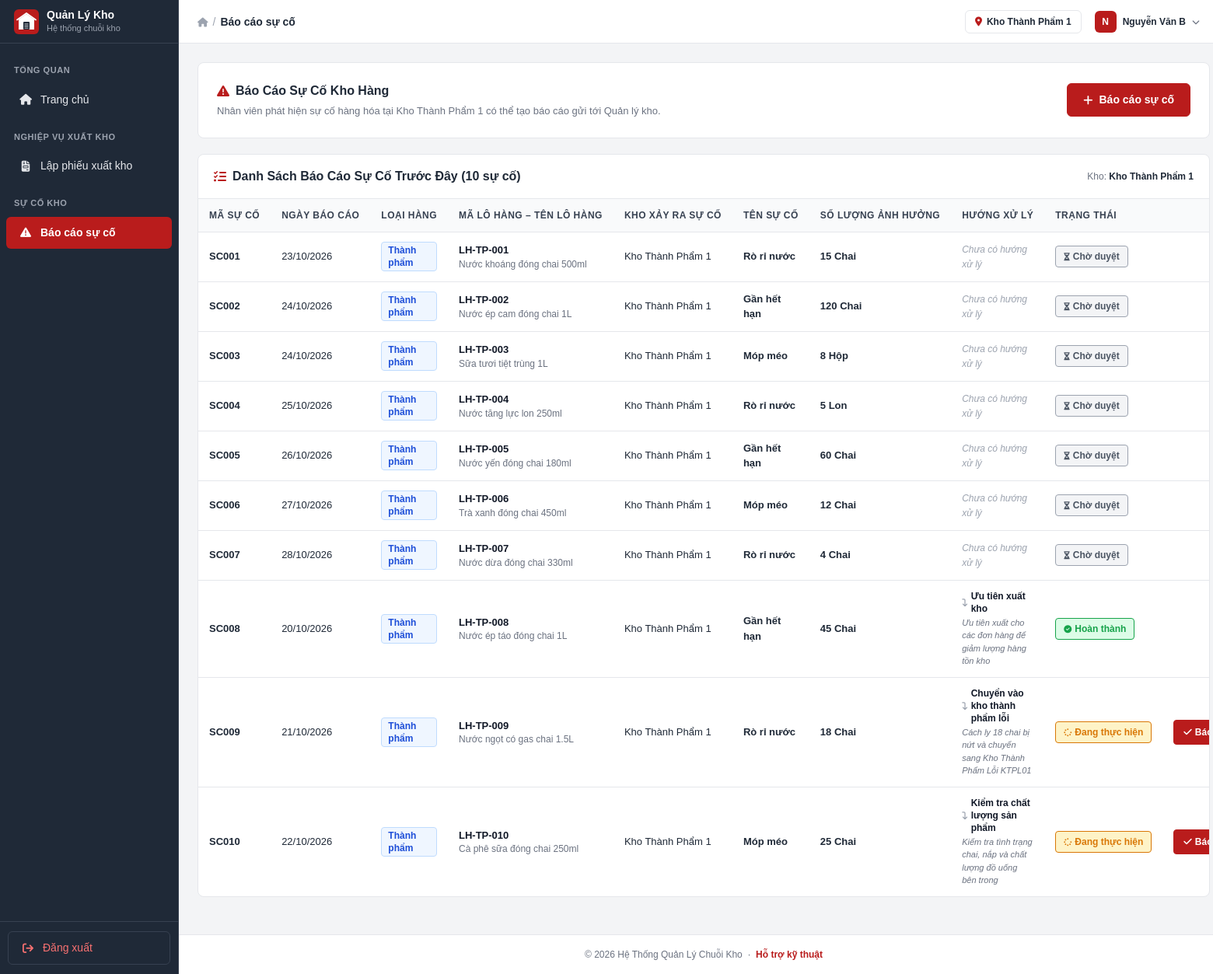
Screenshot of /pages/incidents/report.php (signed in) with the database file from the repository.
### tables this page shows
CREATE TABLE incidents (
    id VARCHAR(30) PRIMARY KEY,
    report_date DATE NOT NULL,
    product_type VARCHAR(50) NOT NULL DEFAULT 'Thành phẩm',
    batch_code VARCHAR(50) NOT NULL,
    batch_name VARCHAR(150) NOT NULL,
    unit VARCHAR(50) NOT NULL,
    warehouse_id VARCHAR(20) NOT NULL,
    incident_name VARCHAR(100) NOT NULL,
    affected_quantity INT NOT NULL,
    description TEXT,
    solution VARCHAR(255) DEFAULT NULL,
    status ENUM('Chờ duyệt', 'Đang thực hiện', 'Chờ xác nhận', 'Hoàn thành') NOT NULL DEFAULT 'Chờ duyệt',
    reported_by VARCHAR(20) NOT NULL,
    resolved_by VARCHAR(20) NULL,
    solution_note TEXT NULL,
    completion_note TEXT NULL,
    rejection_note TEXT NULL,
    created_at TIMESTAMP DEFAULT CURRENT_TIMESTAMP,
    updated_at TIMESTAMP DEFAULT CURRENT_TIMESTAMP ON UPDATE CURRENT_TIMESTAMP,
    CONSTRAINT chk_affected_quantity CHECK (affected_quantity > 0),
    FOREIGN KEY (warehouse_id) REFERENCES warehouses(id),
    FOREIGN KEY (reported_by) REFERENCES users(id),
    FOREIGN KEY (resolved_by) REFERENCES users(id),
    INDEX idx_incidents_status (status),
    INDEX idx_incidents_wh_date (warehouse_id, report_date)
);

CREATE TABLE warehouses (
    id VARCHAR(20) PRIMARY KEY,
    name VARCHAR(100) NOT NULL,
    type ENUM('thanh_pham', 'nguyen_lieu', 'loi') NOT NULL,
    address VARCHAR(200) DEFAULT NULL,
    created_at TIMESTAMP DEFAULT CURRENT_TIMESTAMP
);

### pages/incidents/report.php (the view, shortened to what this page needs)
<?php
require_once __DIR__ . '/../../includes/auth.php';
$user = getCurrentUser();
$initials = mb_strtoupper(mb_substr($user['name'], 0, 1));
$db = getDB();
try {
    $stmtIncidents = $db->prepare("
        SELECT i.*, w.name AS warehouse_name, u.full_name AS reporter_name
        FROM incidents i
        LEFT JOIN warehouses w ON i.warehouse_id = w.id
        LEFT JOIN users u ON i.reported_by = u.id
        WHERE i.warehouse_id = ?
        ORDER BY i.created_at DESC
    ");
    $stmtIncidents->execute([$user['warehouse_id'] ?? 'KTP01']);
    $incidents = $stmtIncidents->fetchAll();
} catch (Exception $e) {
    $incidents = [];
}
?>
<!DOCTYPE html>
<html lang="vi">
<head>
  <script src="https://cdn.tailwindcss.com"></script>
  <link rel="stylesheet" href="https://cdnjs.cloudflare.com/ajax/libs/font-awesome/6.5.0/css/all.min.css">
  <link rel="stylesheet" href="/warehouse/assets/css/dashboard.css">
</head>
<body>
<aside id="sidebar">
  <div class="sidebar-brand">
    <img src="/warehouse/assets/images/logo-icon.svg" alt="Logo" class="w-8 h-8 flex-shrink-0" />
    <div class="min-w-0">
      <div class="sidebar-title">Quản Lý Kho</div>
      <div class="sidebar-subtitle">Hệ thống chuỗi kho</div>
    </div>
  </div>
  <nav class="sidebar-nav">
    <div class="nav-section">Tổng quan</div>
    <a href="/warehouse/pages/dashboard.php" class="nav-item">
      <i class="fa-solid fa-house"></i>
      <span>Trang chủ</span>
    </a>
    <div class="nav-section">Nghiệp vụ xuất kho</div>
    <a href="/warehouse/pages/export/index.php" class="nav-item">
      <i class="fa-solid fa-file-invoice"></i>
      <span>Lập phiếu xuất kho</span>
    </a>
    <div class="nav-section">Sự cố kho</div>
    <a href="/warehouse/pages/incidents/report.php" class="nav-item active">
      <i class="fa-solid fa-triangle-exclamation"></i>
      <span>Báo cáo sự cố</span>
    </a>
  </nav>
  <div class="sidebar-footer">
    <a href="/warehouse/auth/logout.php" class="nav-item sidebar-logout-btn">
      <i class="fa-solid fa-arrow-right-from-bracket"></i>
      <span>Đăng xuất</span>
    </a>
  </div>
</aside>
<div id="main-wrap">
  <header id="topbar">
    <div class="flex items-center gap-1.5 text-sm flex-1 min-w-0">
      <a href="/warehouse/pages/dashboard.php" class="text-gray-400 hover:text-red-700">
        <i class="fa-solid fa-house text-xs"></i>
      </a>
      <span class="text-gray-400">/</span>
      <span class="breadcrumb-label">Báo cáo sự cố</span>
    </div>
    <div class="flex items-center gap-3">
      <div class="hidden sm:flex badge-branch">
        <i class="fa-solid fa-location-dot text-xs" style="color: #B91C1C;"></i>
        <span><?= htmlspecialchars($user['warehouse_name']) ?></span>
      </div>
      <div class="relative" id="userDropWrap">
        <button id="userDropBtn" onclick="toggleDrop()" class="flex items-center gap-2 pl-1 pr-3 py-1 rounded border border-transparent hover:border-gray-300">
          <div class="kv-avatar w-7 h-7 text-xs flex-shrink-0"><?= $initials ?></div>
          <div class="hidden sm:block text-left leading-tight">
            <p class="text-xs font-bold text-gray-800 whitespace-nowrap"><?= htmlspecialchars($user['name']) ?></p>
          </div>
          <i class="fa-solid fa-chevron-down text-gray-500 hidden sm:block text-[10px]"></i>
        </button>
      </div>
    </div>
  </header>
  <main class="dashboard-main dashboard-main-wide">
    <section class="action-box">
      <div>
        <h3 class="action-title">
          <i class="fa-solid fa-triangle-exclamation" style="color: #B91C1C;"></i>
          Báo Cáo Sự Cố Kho Hàng
        </h3>
        <p class="action-desc">
          Nhân viên phát hiện sự cố hàng hóa tại <?= htmlspecialchars($user['warehouse_name']) ?> có thể tạo báo cáo gửi tới Quản lý kho.
        </p>
      </div>
      <div>
        <button type="button" onclick="openCreateModal()" class="btn-primary">
          <i class="fa-solid fa-plus text-sm"></i>
          Báo cáo sự cố
        </button>
      </div>
    </section>
    <section class="table-card">
      <div class="table-card-header">
        <div class="table-card-title">
          <i class="fa-solid fa-list-check" style="color: #B91C1C;"></i>
          Danh Sách Báo Cáo Sự Cố Trước Đây (<?= count($incidents) ?> sự cố)
        </div>
        <div class="text-xs text-gray-500">
          Kho: <strong class="text-gray-800"><?= htmlspecialchars($user['warehouse_name']) ?></strong>
        </div>
      </div>
      <div class="overflow-x-auto">
        <table class="custom-table">
          <thead>
            <tr>
              <th>Mã sự cố</th>
              <th>Ngày báo cáo</th>
              <th>Loại hàng</th>
              <th>Mã lô hàng – Tên lô hàng</th>
              <th>Kho xảy ra sự cố</th>
              <th>Tên sự cố</th>
              <th>Số lượng ảnh hưởng</th>
              <th>Hướng xử lý</th>
              <th>Trạng thái</th>
              <th class="text-center">Thao tác</th>
            </tr>
          </thead>
          <tbody>
            <?php if (empty($incidents)): ?>
              <tr>
                <td colspan="10" class="text-center py-6 text-gray-500">
                  Chưa có sự cố nào được ghi nhận tại kho này.
                </td>
              </tr>
            <?php else: ?>
              <?php foreach ($incidents as $inc): ?>
                <tr>
                  <td class="font-bold text-gray-900"><?= htmlspecialchars($inc['id']) ?></td>
                  <td class="text-gray-700 whitespace-nowrap">
                    <?= date('d/m/Y', strtotime($inc['report_date'])) ?>
                  </td>
                  <td>
                    <span class="inline-block px-2 py-0.5 rounded text-xs font-bold <?= $inc['product_type'] === 'Thành phẩm' ? 'bg-blue-50 text-blue-700 border border-blue-200' : 'bg-orange-50 text-orange-700 border border-orange-200' ?>">
                      <?= htmlspecialchars($inc['product_type']) ?>
                    </span>
                  </td>
                  <td>
                    <div class="font-bold text-gray-900"><?= htmlspecialchars($inc['batch_code']) ?></div>
                    <div class="text-xs text-gray-500"><?= htmlspecialchars($inc['batch_name']) ?></div>
                  </td>
                  <td class="text-gray-800 font-medium"><?= htmlspecialchars($inc['warehouse_name']) ?></td>
                  <td>
                    <span class="font-bold text-gray-800"><?= htmlspecialchars($inc['incident_name']) ?></span>
                  </td>
                  <td class="font-bold text-red-700 whitespace-nowrap">
                    <?= number_format($inc['affected_quantity']) ?> <?= htmlspecialchars($inc['unit']) ?>
                  </td>
                  <td>
                    <?php if (!empty($inc['solution'])): ?>
                      <div class="font-bold text-gray-900 text-xs flex items-center gap-1">
                        <i class="fa-solid fa-arrow-turn-down text-gray-400 text-[10px]"></i>
                        <?= htmlspecialchars($inc['solution']) ?>
                      </div>
                      <?php if (!empty($inc['solution_note'])): ?>
                        <div class="text-[11px] text-gray-500 italic mt-0.5"><?= htmlspecialchars($inc['solution_note']) ?></div>
                      <?php endif; ?>
                    <?php else: ?>
                      <span class="text-gray-400 italic text-xs">Chưa có hướng xử lý</span>
                    <?php endif; ?>
                  </td>
                  <td>
                    <?= renderStatusBadge($inc['status']) ?>
                  </td>
                  <td class="text-center whitespace-nowrap">
                    <?php if ($inc['status'] === 'Đang thực hiện'): ?>
                      <button type="button"
                              onclick='openCompleteModal(<?= json_encode($inc, JSON_HEX_TAG | JSON_HEX_APOS | JSON_HEX_QUOT | JSON_HEX_AMP) ?>)'
                              class="btn-primary btn-sm inline-flex items-center gap-1 mr-1">
                        <i class="fa-solid fa-check text-xs"></i>
                        Báo hoàn thành
                      </button>
                    <?php endif; ?>
                  </td>
                </tr>
              <?php endforeach; ?>
            <?php endif; ?>
          </tbody>
        </table>
      </div>
    </section>
  </main>
  <footer class="dashboard-footer">
    © 2026 Hệ Thống Quản Lý Chuỗi Kho &nbsp;·&nbsp;
    <a href="#">Hỗ trợ kỹ thuật</a>
  </footer>
</div>
</body>
</html>

### includes/auth.php (shortened to what this page needs)
<?php
function isLoggedIn() {
    return isset($_SESSION['user_id']);
}
function getCurrentUser() {
    return [
        'id'             => $_SESSION['user_id']          ?? null,
        'name'           => $_SESSION['user_name']        ?? '',
        'username'       => $_SESSION['username']         ?? '',
        'role'           => $_SESSION['user_role']        ?? '',
        'warehouse_id'   => $_SESSION['warehouse_id']     ?? null,
        'warehouse_name' => $_SESSION['warehouse_name']   ?? 'Toàn hệ thống',
    ];
}
function renderStatusBadge($status) {
    switch ($status) {
        case 'Hoàn thành':
            return '<span class="status-badge status-completed"><i class="fa-solid fa-circle-check text-[10px] mr-1"></i>Hoàn thành</span>';
        case 'Đang thực hiện':
            return '<span class="status-badge status-processing"><i class="fa-solid fa-spinner fa-spin text-[10px] mr-1"></i>Đang thực hiện</span>';
        case 'Chờ duyệt':
        default:
            return '<span class="status-badge status-waiting"><i class="fa-solid fa-hourglass-half text-[10px] mr-1"></i>Chờ duyệt</span>';
    }
}

### rows the page displays
incidents: id "SC001", report_date "23/10/2026", product_type "Thành phẩm", batch_code "LH-TP-001", batch_name "Nước khoáng đóng chai 500ml", warehouse.name "Kho Thành Phẩm 1", incident_name "Rò rỉ nước", affected_quantity "15", unit "Chai", shows "Chưa có hướng xử lý", status "Chờ duyệt" (drawn)
incidents: id "SC002", report_date "24/10/2026", product_type "Thành phẩm", batch_code "LH-TP-002", batch_name "Nước ép cam đóng chai 1L", warehouse.name "Kho Thành Phẩm 1", incident_name "Gần hết hạn", affected_quantity "120", unit "Chai", shows "Chưa có hướng xử lý", status "Chờ duyệt" (drawn)
incidents: id "SC003", report_date "24/10/2026", product_type "Thành phẩm", batch_code "LH-TP-003", batch_name "Sữa tươi tiệt trùng 1L", warehouse.name "Kho Thành Phẩm 1", incident_name "Móp méo", affected_quantity "8", unit "Hộp", shows "Chưa có hướng xử lý", status "Chờ duyệt" (drawn)
incidents: id "SC004", report_date "25/10/2026", product_type "Thành phẩm", batch_code "LH-TP-004", batch_name "Nước tăng lực lon 250ml", warehouse.name "Kho Thành Phẩm 1", incident_name "Rò rỉ nước", affected_quantity "5", unit "Lon", shows "Chưa có hướng xử lý", status "Chờ duyệt" (drawn)
incidents: id "SC005", report_date "26/10/2026", product_type "Thành phẩm", batch_code "LH-TP-005", batch_name "Nước yến đóng chai 180ml", warehouse.name "Kho Thành Phẩm 1", incident_name "Gần hết hạn", affected_quantity "60", unit "Chai", shows "Chưa có hướng xử lý", status "Chờ duyệt" (drawn)
incidents: id "SC006", report_date "27/10/2026", product_type "Thành phẩm", batch_code "LH-TP-006", batch_name "Trà xanh đóng chai 450ml", warehouse.name "Kho Thành Phẩm 1", incident_name "Móp méo", affected_quantity "12", unit "Chai", shows "Chưa có hướng xử lý", status "Chờ duyệt" (drawn)
incidents: id "SC007", report_date "28/10/2026", product_type "Thành phẩm", batch_code "LH-TP-007", batch_name "Nước dừa đóng chai 330ml", warehouse.name "Kho Thành Phẩm 1", incident_name "Rò rỉ nước", affected_quantity "4", unit "Chai", shows "Chưa có hướng xử lý", status "Chờ duyệt" (drawn)
incidents: id "SC008", report_date "20/10/2026", product_type "Thành phẩm", batch_code "LH-TP-008", batch_name "Nước ép táo đóng chai 1L", warehouse.name "Kho Thành Phẩm 1", incident_name "Gần hết hạn", affected_quantity "45", unit "Chai", solution "Ưu tiên xuất kho", solution_note "Ưu tiên xuất cho các đơn hàng để giảm lượng hàng tồn kho", status "Hoàn thành" (drawn)
incidents: id "SC009", report_date "21/10/2026", product_type "Thành phẩm", batch_code "LH-TP-009", batch_name "Nước ngọt có gas chai 1.5L", warehouse.name "Kho Thành Phẩm 1", incident_name "Rò rỉ nước", affected_quantity "18", unit "Chai", solution "Chuyển vào kho thành phẩm lỗi", solution_note "Cách ly 18 chai bị nứt và chuyển sang Kho Thành Phẩm Lỗi KTPL01", status "Đang thực hiện" (drawn)
incidents: id "SC010", report_date "22/10/2026", product_type "Thành phẩm", batch_code "LH-TP-010", batch_name "Cà phê sữa đóng chai 250ml", warehouse.name "Kho Thành Phẩm 1", incident_name "Móp méo", affected_quantity "25", unit "Chai", solution "Kiểm tra chất lượng sản phẩm", solution_note "Kiểm tra tình trạng chai, nắp và chất lượng đồ uống bên trong", status "Đang thực hiện" (drawn)

### other values shown
$user['warehouse_name'] "Kho Thành Phẩm 1"
$initials "N"
$user['name'] "Nguyễn Văn B"
count($incidents) "10"
